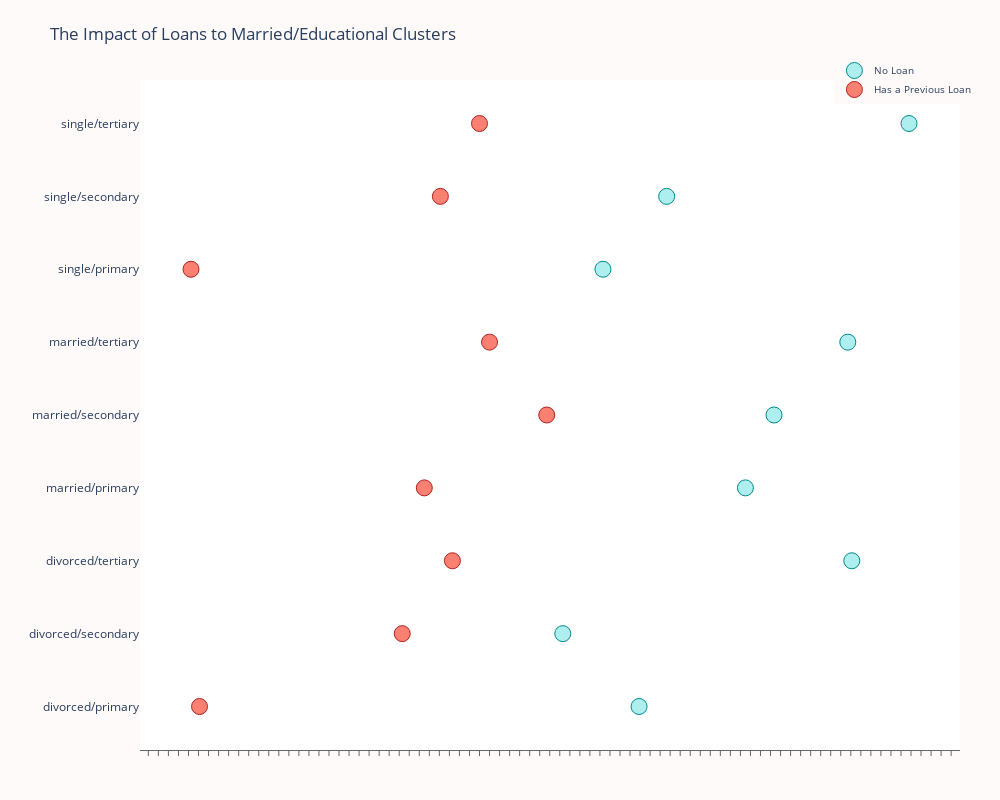

Notebook source saved alongside this figure:
### Code cell
# Let's see the group who had loans from the marital/education group

loan_balance = df.groupby(['marital/education', 'loan'], as_index=False)['balance'].median()


no_loan = loan_balance['balance'].loc[loan_balance['loan'] == 'no'].values
has_loan = loan_balance['balance'].loc[loan_balance['loan'] == 'yes'].values


labels = loan_balance['marital/education'].unique().tolist()


trace0 = go.Scatter(
    x=no_loan,
    y=labels,
    mode='markers',
    name='No Loan',
    marker=dict(
        color='rgb(175,238,238)',
        line=dict(
            color='rgb(0,139,139)',
            width=1,
        ),
        symbol='circle',
        size=16,
    )
)
trace1 = go.Scatter(
    x=has_loan,
    y=labels,
    mode='markers',
    name='Has a Previous Loan',
    marker=dict(
        color='rgb(250,128,114)',
        line=dict(
            color='rgb(178,34,34)',
            width=1,
        ),
        symbol='circle',
        size=16,
    )
)

data = [trace0, trace1]
layout = go.Layout(
    title="The Impact of Loans to Married/Educational Clusters",
    xaxis=dict(
        showgrid=False,
        showline=True,
        linecolor='rgb(102, 102, 102)',
        titlefont=dict(
            color='rgb(204, 204, 204)'
        ),
        tickfont=dict(
            color='rgb(102, 102, 102)',
        ),
        showticklabels=False,
        dtick=10,
        ticks='outside',
        tickcolor='rgb(102, 102, 102)',
    ),
    margin=dict(
        l=140,
        r=40,
        b=50,
        t=80
    ),
    legend=dict(
        font=dict(
            size=10,
        ),
        yanchor='middle',
        xanchor='right',
    ),
    width=1000,
    height=800,
    paper_bgcolor='rgb(255,250,250)',
    plot_bgcolor='rgb(255,255,255)',
    hovermode='closest',
)
fig = go.Figure(data=data, layout=layout)
iplot(fig, filename='lowest-oecd-votes-cast')

### Figure 1 — Plotly figure (JSON) as saved in the notebook; plotly's stock layout.template omitted (floating-point values rounded to 4 significant figures)
{"data": [{"name": "No Loan", "y": ["divorced/primary", "divorced/secondary", "divorced/tertiary", "married/primary", "married/secondary", "married/tertiary", "single/primary", "single/secondary", "single/tertiary"], "mode": "markers", "marker": {"color": "rgb(175,238,238)", "line": {"color": "rgb(0,139,139)", "width": 1}, "symbol": "circle", "size": 16}, "x": [459, 383, 671, 565, 593.5, 667, 423, 486.5, 728], "type": "scatter"}, {"name": "Has a Previous Loan", "y": ["divorced/primary", "divorced/secondary", "divorced/tertiary", "married/primary", "married/secondary", "married/tertiary", "single/primary", "single/secondary", "single/tertiary"], "mode": "markers", "marker": {"color": "rgb(250,128,114)", "line": {"color": "rgb(178,34,34)", "width": 1}, "symbol": "circle", "size": 16}, "x": [21, 223, 273, 245, 367, 310, 12.5, 261, 300], "type": "scatter"}], "layout": {"xaxis": {"tickfont": {"color": "rgb(102, 102, 102)"}, "showticklabels": false, "title": {"font": {"color": "rgb(204, 204, 204)"}}, "ticks": "outside", "dtick": 10, "showgrid": false, "linecolor": "rgb(102, 102, 102)", "tickcolor": "rgb(102, 102, 102)", "showline": true}, "title": {"text": "The Impact of Loans to Married/Educational Clusters"}, "paper_bgcolor": "rgb(255,250,250)", "plot_bgcolor": "rgb(255,255,255)", "height": 800, "width": 1000, "hovermode": "closest", "margin": {"r": 40, "b": 50, "l": 140, "t": 80}, "legend": {"yanchor": "middle", "font": {"size": 10}, "xanchor": "right"}}}
